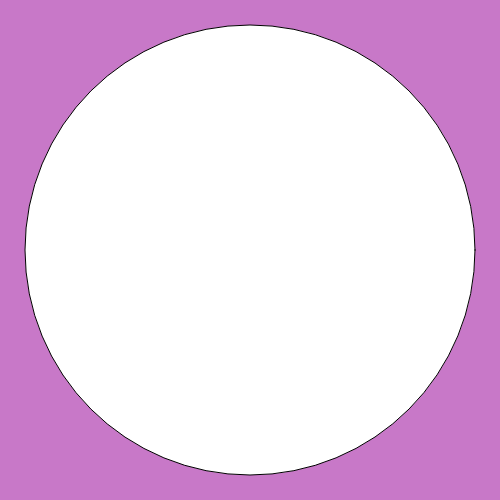
Frame 1 (no input)
Frame 60 (no input): identical to frame 1, image omitted
Frame 120 (the mouse pressed at the canvas centre since frame 60): identical to frame 1, image omitted

The p5.js sketch that drew this single still picture (run headless with seeded random() and noise() and a simulated clock; from frame 60 on, the mouse is pressed at the canvas centre):

// p5.js sketch
// ── sketch.js
function setup() {
  // Create a canvas that fills the entire browser window
  createCanvas(500, 500);
}
// the person reading this code is gay
//har har har har
function draw() {
background(200,120,200);

circle(250,250,450);
}
